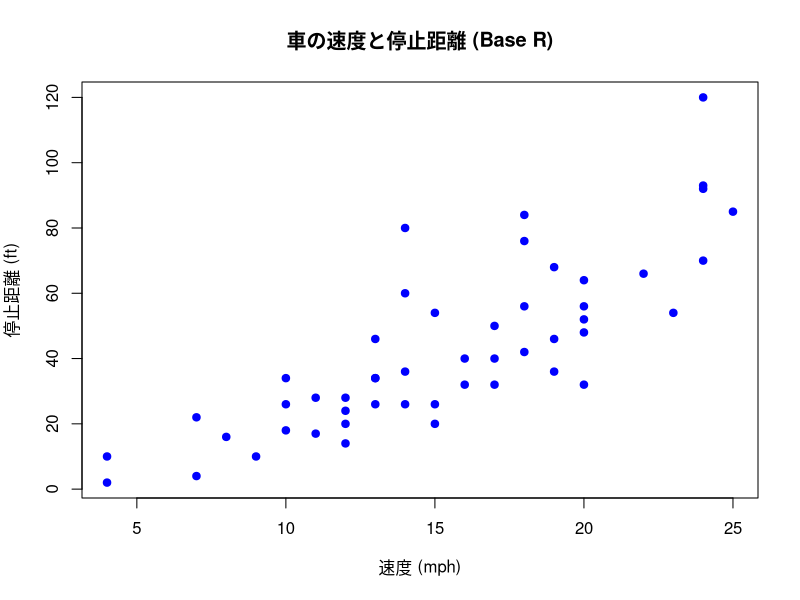
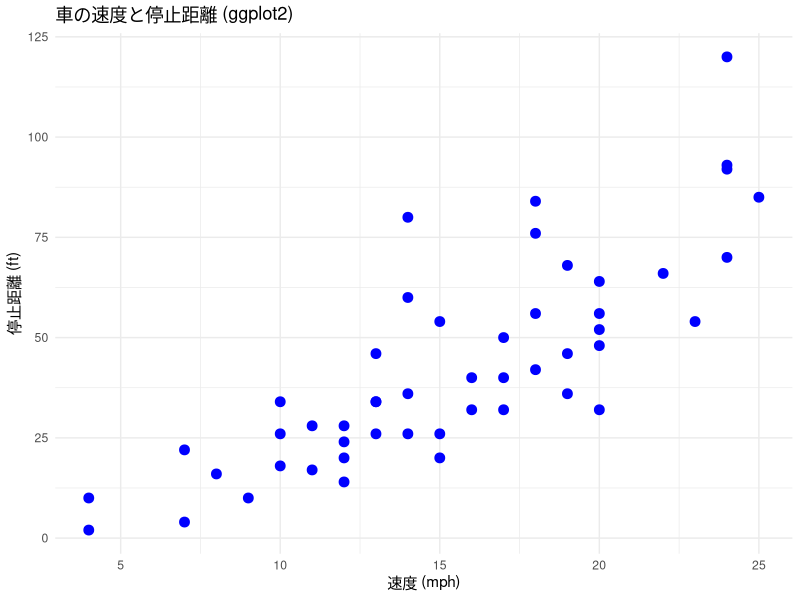

The R source for these figures, in order:
## ---- chunk 1
#| include: false
library(tidyverse)
## ---- chunk 2
# carsデータセットを使い、スピードと停止距離の散布図を描く

plot(cars$speed, cars$dist,
     main = "車の速度と停止距離 (Base R)",
     xlab = "速度 (mph)",
     ylab = "停止距離 (ft)",
     pch = 19,      # 点の形を塗りつぶしの円に
     col = "blue"   # 点の色を青に
)
## ---- chunk 3
library(ggplot2)
# 同じ散布図をggplot2で描く
ggplot(data = cars, aes(x = speed, y = dist)) +
  geom_point(color = "blue", size = 3) +
  labs(
    title = "車の速度と停止距離 (ggplot2)",
    x = "速度 (mph)",
    y = "停止距離 (ft)"
  ) +
  theme_minimal()
